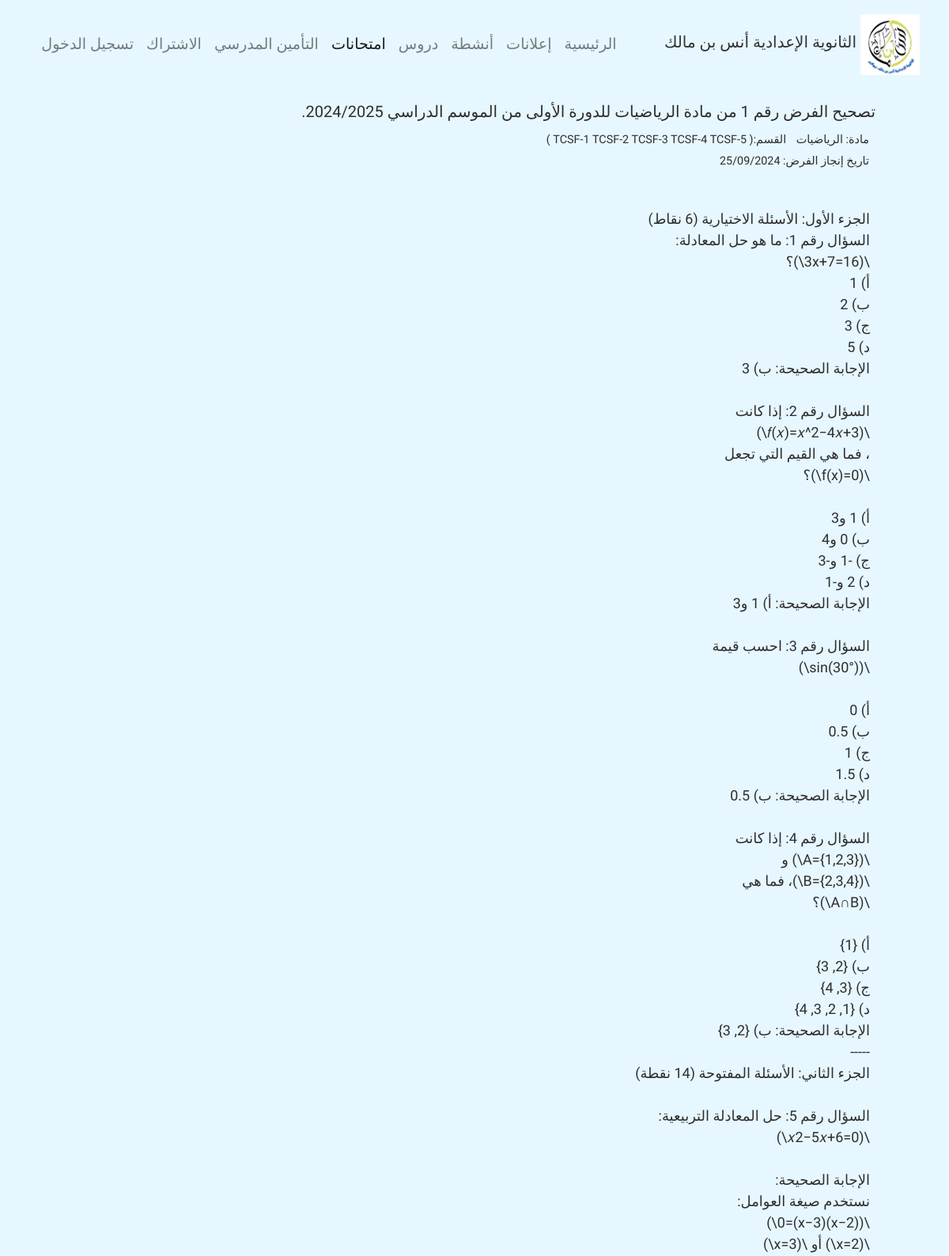
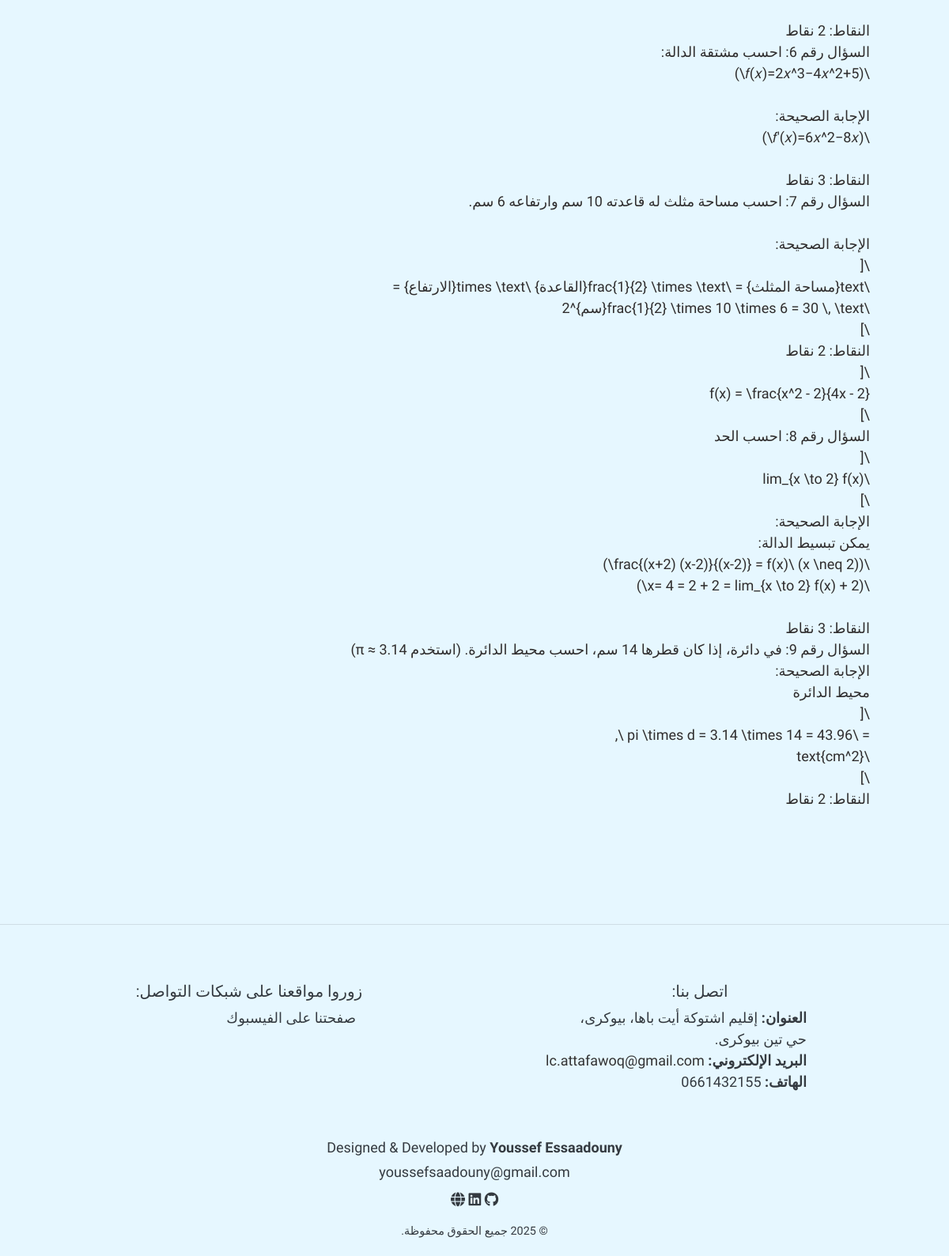
The app's page /exam_correction/1 with its own data (2 pictures, top to bottom).
### home/models.py (models this page shows, shortened)
class ExamCorrection(models.Model):
    title = models.CharField(max_length = 100)
    content = models.TextField()
    material = models.ForeignKey(Subject, on_delete = models.SET_NULL, null = True)
    section = models.ManyToManyField(Section)
    date = models.DateField(null = True)

class Subject(models.Model):
    name = models.CharField(max_length = 100)
    def __str__(self):
        return self.name

class Section(models.Model):
    name = models.CharField(max_length = 50)
    subjects = models.ManyToManyField(Subject, related_name= 'sections' )

### home/views.py (the view)
# urls.py: path('exam_correction/<int:id>', views.exam_correction, name = 'exam_correction'),
def exam_correction(request, id):
    try:
        user = request.user
        user_info = UserProfile.objects.get(user = user)
    except:
        user_info = None
    result = ExamCorrection.objects.get(id = id )
    context = {
        'user_info': user_info,
        'result' : result
    }
    return render(request, 'pages/exam correction/exam_correction.html', context)

### templates/pages/exam correction/exam_correction.html
{% extends 'base.html' %}
{% load static %}
{% block content %}
    <div class="container ">
        <h5 class="mx-5 mt-3">{{result.title}}</h5>
        <div class="mx-5">
            <small class="mx-2">مادة: {{result.material}}</small>
            <small class="">القسم:(
                {% for s in result.section.all %}
                {{s.name}}
                {% endfor %}
                )
            </small>
            <p>
                <small class="mx-2" >تاريخ إنجاز الفرض: {{result.date|date:'d/m/Y'}}</small>
            </p>
        </div>
        <div class="row p-3 m-4">
            <div class="col col-8">
                <p class="my-2">{{result.content|linebreaksbr}}</p>
            </div>
            <div class="col col-4">
            </div>
        </div>
    </div>
{% endblock %}

### LC_tassegdelt/static/css/style.css (style rules this page uses)
body { background: #e6f7ff; color: #2f2d2d; position: relative; font-size: large; font-family: 'Tajawal' , 'Gupter', 'Marhey', sans-serif !important; direction: rtl; text-align: right; }

### records on screen
ExamCorrection: title "تصحيح الفرض رقم 1 من مادة الرياضيات للدورة الأولى من الموسم الدراسي 2024/2025.", material "الرياضيات", date "25/09/2024", content "الجزء الأول: الأسئلة الاختيارية (6 نقاط) السؤال رقم 1: ما هو حل المعادلة: \\(3x+7=16\\)؟ أ) 1 ب) 2 ج) 3 د) 5 الإجابة الصحيحة: ب) 3 السؤال رقم 2: إذا كانت \\(𝑓(𝑥)=𝑥^2−4𝑥+3\\) ، فما هي القيم التي تجعل \\(f(x)=0\\)؟ أ) 1 و3 ب) 0 و4 ج) -1 و-3 د) 2 و-1 الإجابة الصحيحة: أ) 1 و3 السؤال رقم 3: احسب قيمة \\(sin(30°)\\) أ) 0 ب) 0.5 ج) 1 د) 1.5 الإجابة الصحيحة: ب) 0.5 السؤال رقم 4: إذا كانت \\(A={1,2,3}\\) و \\(B={2,3,4}\\)، فما هي \\(A∩B\\)؟ أ) {1} ب) {2, 3} ج) {3, 4} د) {1, 2, 3, 4} الإجابة الصحيحة: ب) {2, 3} ----- الجزء الثاني: الأسئلة المفتوحة (14 نقطة) السؤال رقم 5: حل المعادلة التربيعية: \\(𝑥2−5𝑥+6=0\\) الإجابة الصحيحة: نستخدم صيغة العوامل: \\((x−2)(x−3)=0\\) \\(x=2\\) أو \\(x=3\\) النقاط: 2 نقاط السؤال رقم 6: احسب…"
Section: name "TCSF-1"
Section: name "TCSF-2"
Section: name "TCSF-3"
Section: name "TCSF-4"
Section: name "TCSF-5"
